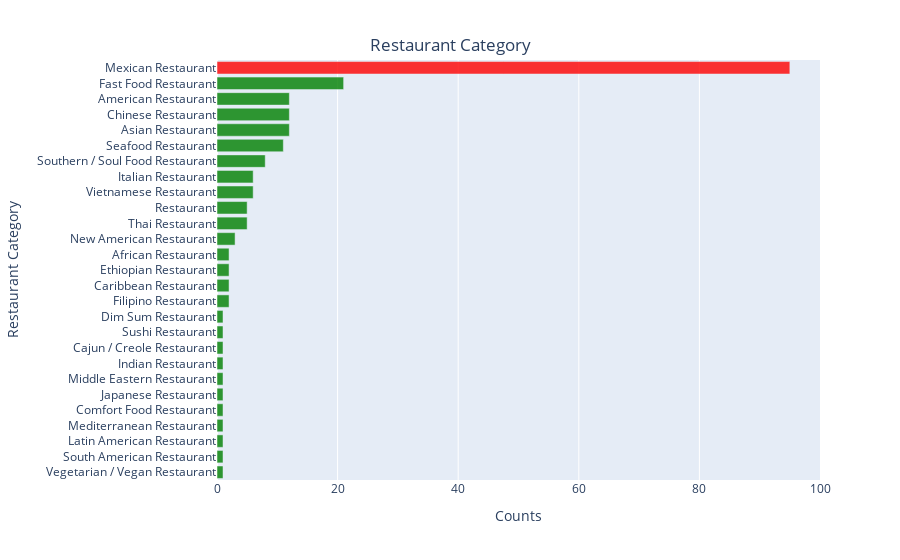

Notebook code for this chart:
### Code cell
# visualize the restaurants using barchart
import plotly.express as px 
df = restaurant_category_clus1.sort_values(by="Counts", ascending=True, ignore_index=True)

fig = px.bar(df, x="Counts", y="Restaurant Category", orientation='h') 

fig.update_layout(
    title={
        'text': "Restaurant Category",
        'y':0.93,
        'x':0.5,
        'xanchor': 'center',
        'yanchor': 'top'})

colors = ['green', ] * df["Counts"].count()
colors[int(df[df["Counts"] == max(df["Counts"])].index[0])] = 'red'
fig.update_traces(marker=dict(color=colors, opacity=0.8))

fig.show()

### Figure 1 — Plotly figure (JSON) as saved in the notebook; plotly's stock layout.template omitted (floating-point values rounded to 4 significant figures)
{"data": [{"alignmentgroup": "True", "hovertemplate": "Counts=%{x}<br>Restaurant Category=%{y}<extra></extra>", "legendgroup": "", "marker": {"color": ["green", "green", "green", "green", "green", "green", "green", "green", "green", "green", "green", "green", "green", "green", "green", "green", "green", "green", "green", "green", "green", "green", "green", "green", "green", "green", "red"], "opacity": 0.8}, "name": "", "offsetgroup": "", "orientation": "h", "showlegend": false, "textposition": "auto", "type": "bar", "x": [1, 1, 1, 1, 1, 1, 1, 1, 1, 1, 1, 2, 2, 2, 2, 3, 5, 5, 6, 6, 8, 11, 12, 12, 12, 21, 95], "xaxis": "x", "y": ["Vegetarian / Vegan Restaurant", "South American Restaurant", "Latin American Restaurant", "Mediterranean Restaurant", "Comfort Food Restaurant", "Japanese Restaurant", "Middle Eastern Restaurant", "Indian Restaurant", "Cajun / Creole Restaurant", "Sushi Restaurant", "Dim Sum Restaurant", "Filipino Restaurant", "Caribbean Restaurant", "Ethiopian Restaurant", "African Restaurant", "New American Restaurant", "Thai Restaurant", "Restaurant", "Vietnamese Restaurant", "Italian Restaurant", "Southern / Soul Food Restaurant", "Seafood Restaurant", "Asian Restaurant", "Chinese Restaurant", "American Restaurant", "Fast Food Restaurant", "Mexican Restaurant"], "yaxis": "y"}], "layout": {"barmode": "relative", "legend": {"tracegroupgap": 0}, "margin": {"t": 60}, "title": {"text": "Restaurant Category", "x": 0.5, "xanchor": "center", "y": 0.93, "yanchor": "top"}, "xaxis": {"anchor": "y", "domain": [0, 1], "title": {"text": "Counts"}}, "yaxis": {"anchor": "x", "domain": [0, 1], "title": {"text": "Restaurant Category"}}}}
